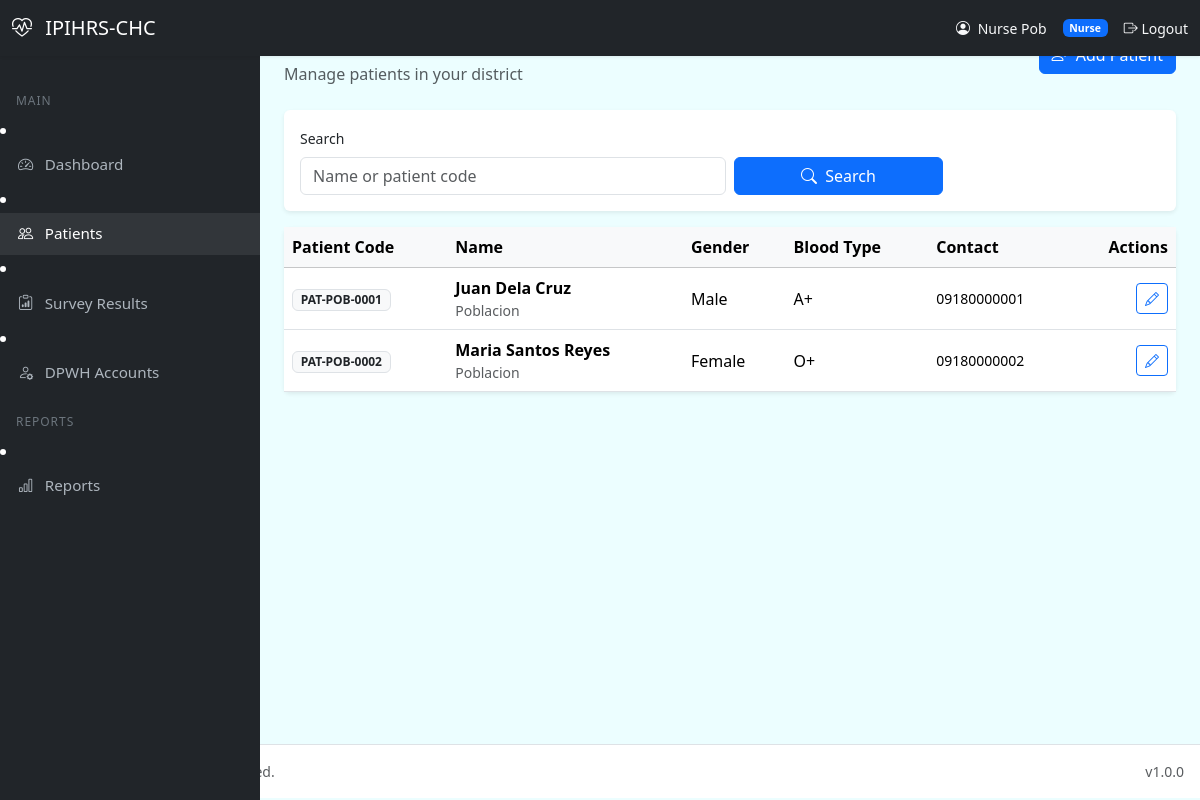
The app's page /nurse/patients.php (signed in) with its own data.
### tables this page shows
CREATE TABLE IF NOT EXISTS patients (
    patient_id INT UNSIGNED AUTO_INCREMENT PRIMARY KEY,
    patient_code VARCHAR(40) NOT NULL UNIQUE,
    district_id INT UNSIGNED NOT NULL,
    first_name VARCHAR(100) NOT NULL,
    middle_name VARCHAR(100) NULL,
    last_name VARCHAR(100) NOT NULL,
    suffix VARCHAR(20) NULL,
    date_of_birth DATE NULL,
    gender ENUM('male','female','other') NULL,
    address TEXT NULL,
    contact VARCHAR(50) NULL,
    blood_type ENUM('A+','A-','B+','B-','AB+','AB-','O+','O-','unknown') NULL DEFAULT 'unknown',
    allergies TEXT NULL,
    medical_history TEXT NULL,
    status ENUM('active','inactive') NOT NULL DEFAULT 'active',
    registered_by INT UNSIGNED NULL,
    created_at DATETIME NOT NULL DEFAULT CURRENT_TIMESTAMP,
    updated_at DATETIME NOT NULL DEFAULT CURRENT_TIMESTAMP ON UPDATE CURRENT_TIMESTAMP,

     
    phic_no VARCHAR(60) NULL,
    civil_status ENUM('single','married','widowed','separated','divorced','others') NULL,
    religion VARCHAR(120) NULL,
    pwd_id_card_no VARCHAR(80) NULL,
    ip_non_ip ENUM('IP','Non-IP') NULL,
    employment_status VARCHAR(120) NULL,
    ethnicity VARCHAR(120) NULL,

    INDEX idx_patients_district (district_id),
    INDEX idx_patients_status (status),
    INDEX idx_patients_code (patient_code),
    INDEX idx_patients_name (last_name, first_name),

    FULLTEXT idx_patients_search (first_name, middle_name, last_name, patient_code),

    CONSTRAINT fk_patients_district
        FOREIGN KEY (district_id) REFERENCES districts(district_id)
        ON DELETE RESTRICT
        ON UPDATE CASCADE,

    CONSTRAINT fk_patients_registered_by
        FOREIGN KEY (registered_by) REFERENCES users(user_id)
        ON DELETE SET NULL
        ON UPDATE CASCADE
);

### includes/helpers.php (called while the page is built, shortened)
<?php
if (!function_exists('url')) {
    function url(string $path = ''): string {
        return rtrim(APP_URL, '/\\') . '/' . ltrim($path, '/\\');
    }
}
if (!function_exists('e')) {
    function e(?string $value): string {
        return htmlspecialchars((string)($value ?? ''), ENT_QUOTES | ENT_HTML5, 'UTF-8');
    }
}

### nurse/patients.php (the view, shortened to what this page needs)
<?php
require_once __DIR__ . '/../includes/helpers.php';
require_once __DIR__ . '/../includes/header.php';
$pdo = Database::getConnection();
$districtId = (int)($_SESSION['district_id'] ?? 0);
$search = trim((string)($_GET['search'] ?? ''));
$page = isset($_GET['page']) ? max(1, (int)$_GET['page']) : 1;
$where = ['p.district_id = :district_id', "p.status = 'active'"];
$params = [':district_id' => $districtId];
$whereSql = implode(' AND ', $where);
$totalStmt = $pdo->prepare("SELECT COUNT(*) FROM patients p WHERE {$whereSql}");
$totalStmt->execute($params);
$total = (int)$totalStmt->fetchColumn();
$pagination = paginate($total, $page, DEFAULT_PAGE_LIMIT);
$stmt = $pdo->prepare("
    SELECT p.patient_id, p.patient_code, p.first_name, p.middle_name, p.last_name, p.suffix,
           p.date_of_birth, p.gender, p.address, p.contact, p.blood_type, p.allergies, p.medical_history
    FROM patients p
    WHERE {$whereSql}
    ORDER BY p.last_name, p.first_name
    LIMIT :limit OFFSET :offset
");
$stmt->bindValue(':limit', $pagination['limit'], PDO::PARAM_INT);
$stmt->bindValue(':offset', $pagination['offset'], PDO::PARAM_INT);
foreach ($params as $k => $v) {
    $stmt->bindValue($k, $v);
}
$stmt->execute();
$patients = $stmt->fetchAll();
require_once __DIR__ . '/../includes/sidebar.php';
?>
<div class="main-content">
    <div class="d-flex flex-column flex-md-row justify-content-between align-items-md-center mb-4 gap-2">
        <div>
            <h2 class="mb-0">Patients</h2>
            <p class="text-muted mb-0">Manage patients in your district</p>
        </div>
        <a href="<?= e(url('nurse/patient_form.php')) ?>" class="btn btn-primary">
        </a>
    </div>
    <div class="card border-0 shadow-sm mb-3">
        <div class="card-body p-3">
            <form method="GET" action="" class="row g-2 align-items-end">
                <div class="col-md-6">
                    <label for="search" class="form-label small">Search</label>
                    <input type="text" class="form-control" id="search" name="search" placeholder="Name or patient code" value="<?= e($search) ?>">
                </div>
                <div class="col-md-3">
                    <button type="submit" class="btn btn-primary w-100">
                        <i class="bi bi-search me-1"></i> Search
                    </button>
                </div>
            </form>
        </div>
    </div>
    <div class="card border-0 shadow-sm">
        <div class="card-body p-0">
            <div class="table-responsive">
                <table class="table table-hover align-middle mb-0">
                    <thead class="table-light">
                        <tr>
                            <th>Patient Code</th>
                            <th>Name</th>
                            <th>Gender</th>
                            <th>Blood Type</th>
                            <th>Contact</th>
                            <th class="text-end">Actions</th>
                        </tr>
                    </thead>
                    <tbody>
                        <?php if (!$patients): ?>
                            <tr><td colspan="6" class="text-center text-muted py-4">No patients found.</td></tr>
                        <?php else: ?>
                            <?php foreach ($patients as $p): ?>
                                <tr>
                                    <td><span class="badge bg-light text-dark border"><?= e($p['patient_code']) ?></span></td>
                                    <td>
                                        <div class="fw-semibold"><?= e(trim($p['first_name'] . ' ' . ($p['middle_name'] ?? '') . ' ' . $p['last_name'] . ' ' . ($p['suffix'] ?? ''))) ?></div>
                                        <div class="small text-muted"><?= e($p['address'] ?? '') ?></div>
                                    </td>
                                    <td><?= e(ucfirst($p['gender'] ?? 'other')) ?></td>
                                    <td><?= e($p['blood_type'] ?? 'unknown') ?></td>
                                    <td class="small"><?= e($p['contact'] ?? '') ?></td>
                                    <td class="text-end">
                                        <a href="<?= e(url('nurse/patient_form.php?id=' . $p['patient_id'])) ?>" class="btn btn-sm btn-outline-primary">
                                            <i class="bi bi-pencil"></i>
                                        </a>
                                    </td>
                                </tr>
                            <?php endforeach; ?>
                        <?php endif; ?>
                    </tbody>
                </table>
            </div>
        </div>
    </div>
</div>
<?php require_once __DIR__ . '/../includes/footer.php'; ?>

### assets/css/app.css (style rules this page uses)
:root { --primary: #0284c7; --primary-dark: #026aa7; --color-primary: #0891b2; --color-primary-dark: #0e7490; --color-secondary: #22d3ee; --color-accent: #059669; --color-background: #ecfeff; --color-foreground: #164e63; --color-card: #ffffff; --color-card-foreground: #164e63; --color-muted: #e8f1f6; --color-muted-foreground: #475569; --color-border: #a5f3fc; --color-ring: #0891b2; --color-danger: #dc2626; --color-danger-foreground: #ffffff; --shadow-soft: 0 10px 40px rgba(8, 145, 178, 0.08); --shadow-card: 0 1px 2px rgba(15, 23, 42, 0.04), 0 6px 24px rgba(8, 145, 178, 0.06); --radius: 1.25rem; }
* { box-sizing: border-box; }
body { font-family: 'Figtree', system-ui, -apple-system, Segoe UI, Roboto, Helvetica, Arial, sans-serif; background: var(--color-background); color: var(--color-foreground); min-height: 100vh; margin: 0; }
.main-content { margin-left: 260px; padding: 1.5rem; min-height: calc(100vh - 56px); }

### records on screen
patients: patient_code "PAT-POB-0001", first_name+middle_name+last_name "Juan Dela Cruz", address "Poblacion", gender "Male", blood_type "A+", contact "09180000001"
patients: patient_code "PAT-POB-0002", first_name+middle_name+last_name "Maria Santos Reyes", address "Poblacion", gender "Female", blood_type "O+", contact "09180000002"

### other values on screen
APP_SHORT_NAME "IPIHRS-CHC"
$currentUser['full_name'] "Nurse Pob"
$currentUser['role'] "Nurse"
$label "Dashboard Patients Survey Results DPWH Accounts Reports"
APP_VERSION "1.0.0"
